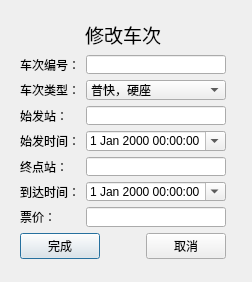
<?xml version="1.0" encoding="UTF-8"?>
<ui version="4.0">
 <class>changetrain</class>
 <widget class="QDialog" name="changetrain">
  <property name="geometry">
   <rect>
    <x>0</x>
    <y>0</y>
    <width>252</width>
    <height>282</height>
   </rect>
  </property>
  <property name="windowTitle">
   <string>Dialog</string>
  </property>
  <widget class="QWidget" name="layoutWidget">
   <property name="geometry">
    <rect>
     <x>20</x>
     <y>20</y>
     <width>206</width>
     <height>239</height>
    </rect>
   </property>
   <layout class="QVBoxLayout" name="verticalLayout">
    <item>
     <layout class="QHBoxLayout" name="horizontalLayout_2">
      <item>
       <spacer name="horizontalSpacer_2">
        <property name="orientation">
         <enum>Qt::Horizontal</enum>
        </property>
        <property name="sizeHint" stdset="0">
         <size>
          <width>40</width>
          <height>20</height>
         </size>
        </property>
       </spacer>
      </item>
      <item>
       <widget class="QLabel" name="label_7">
        <property name="font">
         <font>
          <family>宋体</family>
          <pointsize>14</pointsize>
         </font>
        </property>
        <property name="text">
         <string>修改车次</string>
        </property>
       </widget>
      </item>
      <item>
       <spacer name="horizontalSpacer_3">
        <property name="orientation">
         <enum>Qt::Horizontal</enum>
        </property>
        <property name="sizeHint" stdset="0">
         <size>
          <width>40</width>
          <height>20</height>
         </size>
        </property>
       </spacer>
      </item>
     </layout>
    </item>
    <item>
     <layout class="QFormLayout" name="formLayout">
      <item row="0" column="0">
       <widget class="QLabel" name="label">
        <property name="text">
         <string>车次编号：</string>
        </property>
       </widget>
      </item>
      <item row="0" column="1">
       <widget class="QLineEdit" name="lineEdit_NO"/>
      </item>
      <item row="1" column="0">
       <widget class="QLabel" name="label_4">
        <property name="text">
         <string>车次类型：</string>
        </property>
       </widget>
      </item>
      <item row="1" column="1">
       <widget class="QComboBox" name="comboBox">
        <item>
         <property name="text">
          <string>普快，硬座</string>
         </property>
        </item>
        <item>
         <property name="text">
          <string>普快，卧铺</string>
         </property>
        </item>
        <item>
         <property name="text">
          <string>特快，硬座</string>
         </property>
        </item>
        <item>
         <property name="text">
          <string>特快，卧铺</string>
         </property>
        </item>
        <item>
         <property name="text">
          <string>高铁</string>
         </property>
        </item>
       </widget>
      </item>
      <item row="2" column="0">
       <widget class="QLabel" name="label_2">
        <property name="text">
         <string>始发站：</string>
        </property>
       </widget>
      </item>
      <item row="2" column="1">
       <widget class="QLineEdit" name="lineEdit_starts"/>
      </item>
      <item row="3" column="0">
       <widget class="QLabel" name="label_5">
        <property name="text">
         <string>始发时间：</string>
        </property>
       </widget>
      </item>
      <item row="3" column="1">
       <widget class="QDateTimeEdit" name="dateTimeEdit_start">
        <property name="calendarPopup">
         <bool>true</bool>
        </property>
       </widget>
      </item>
      <item row="4" column="0">
       <widget class="QLabel" name="label_3">
        <property name="text">
         <string>终点站：</string>
        </property>
       </widget>
      </item>
      <item row="4" column="1">
       <widget class="QLineEdit" name="lineEdit_ends"/>
      </item>
      <item row="5" column="0">
       <widget class="QLabel" name="label_6">
        <property name="text">
         <string>到达时间：</string>
        </property>
       </widget>
      </item>
      <item row="5" column="1">
       <widget class="QDateTimeEdit" name="dateTimeEdit_end">
        <property name="calendarPopup">
         <bool>true</bool>
        </property>
       </widget>
      </item>
      <item row="6" column="0">
       <widget class="QLabel" name="label_8">
        <property name="text">
         <string>票价：</string>
        </property>
       </widget>
      </item>
      <item row="6" column="1">
       <widget class="QLineEdit" name="lineEdit_value">
        <property name="inputMask">
         <string/>
        </property>
        <property name="text">
         <string/>
        </property>
        <property name="clearButtonEnabled">
         <bool>false</bool>
        </property>
       </widget>
      </item>
     </layout>
    </item>
    <item>
     <layout class="QHBoxLayout" name="horizontalLayout">
      <item>
       <widget class="QPushButton" name="pushButton">
        <property name="text">
         <string>完成</string>
        </property>
       </widget>
      </item>
      <item>
       <spacer name="horizontalSpacer">
        <property name="orientation">
         <enum>Qt::Horizontal</enum>
        </property>
        <property name="sizeHint" stdset="0">
         <size>
          <width>40</width>
          <height>20</height>
         </size>
        </property>
       </spacer>
      </item>
      <item>
       <widget class="QPushButton" name="pushButton_2">
        <property name="text">
         <string>取消</string>
        </property>
       </widget>
      </item>
     </layout>
    </item>
   </layout>
  </widget>
 </widget>
 <resources/>
 <connections/>
</ui>
